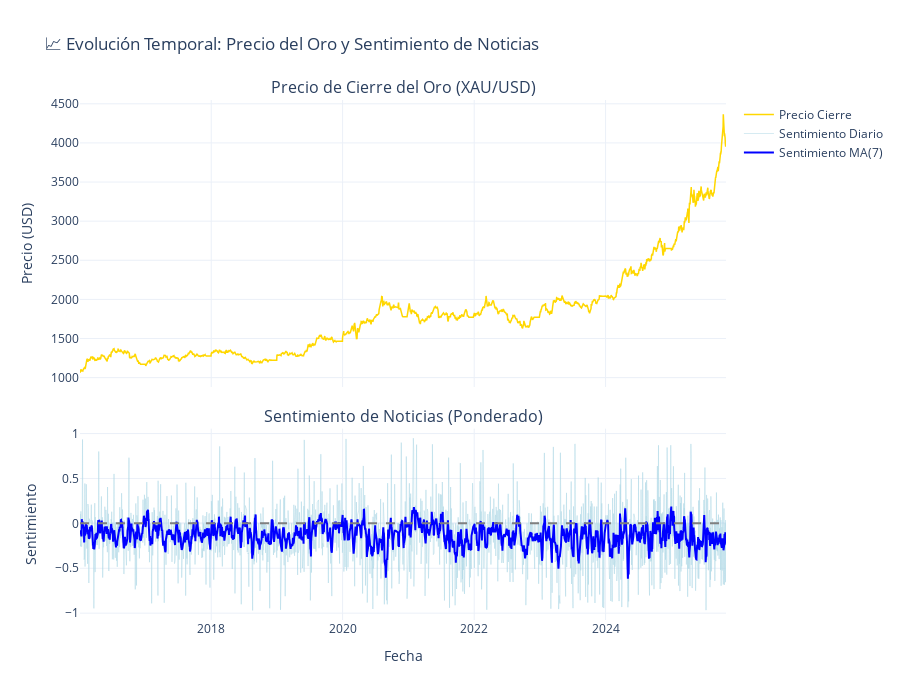

Here is the notebook cell this chart was saved with:
### Markdown cell above
---

## 5️⃣ Visualización Temporal: Precios vs Sentimientos

### Code cell
# Gráfico de doble eje: Precio de cierre y sentimiento
fig = make_subplots(
    rows=2, cols=1,
    shared_xaxes=True,
    vertical_spacing=0.08,
    subplot_titles=('Precio de Cierre del Oro (XAU/USD)', 'Sentimiento de Noticias (Ponderado)'),
    row_heights=[0.6, 0.4]
)

# Subplot 1: Precio de cierre
fig.add_trace(go.Scatter(
    x=df_merged.index,
    y=df_merged['Close'],
    mode='lines',
    name='Precio Cierre',
    line=dict(color='gold', width=1.5)
), row=1, col=1)

# Subplot 2: Sentimiento
fig.add_trace(go.Scatter(
    x=df_merged.index,
    y=df_merged['sentiment'],
    mode='lines',
    name='Sentimiento Diario',
    line=dict(color='lightblue', width=1),
    opacity=0.5
), row=2, col=1)

fig.add_trace(go.Scatter(
    x=df_merged.index,
    y=df_merged['sentiment_ma7'],
    mode='lines',
    name='Sentimiento MA(7)',
    line=dict(color='blue', width=2)
), row=2, col=1)

# Línea de referencia en sentimiento 0
fig.add_hline(y=0, line_dash="dash", line_color="gray", row=2, col=1)

fig.update_xaxes(title_text="Fecha", row=2, col=1)
fig.update_yaxes(title_text="Precio (USD)", row=1, col=1)
fig.update_yaxes(title_text="Sentimiento", row=2, col=1)

fig.update_layout(
    title_text="📈 Evolución Temporal: Precio del Oro y Sentimiento de Noticias",
    height=700,
    template='plotly_white',
    hovermode='x unified',
    showlegend=True
)

fig.show()

### Figure 1 — Plotly figure (JSON) as saved in the notebook; plotly's stock layout.template omitted (floating-point values rounded to 4 significant figures; data arrays with more than 128 entries replaced by an {"elided": "..."} marker saying what was removed)
{"data": [{"line": {"color": "gold", "width": 1.5}, "mode": "lines", "name": "Precio Cierre", "type": "scatter", "x": {"elided": "2273 str values"}, "xaxis": "x", "y": {"elided": "2273 float values"}, "yaxis": "y"}, {"line": {"color": "lightblue", "width": 1}, "mode": "lines", "name": "Sentimiento Diario", "opacity": 0.5, "type": "scatter", "x": {"elided": "2273 str values"}, "xaxis": "x2", "y": {"elided": "2273 float values"}, "yaxis": "y2"}, {"line": {"color": "blue", "width": 2}, "mode": "lines", "name": "Sentimiento MA(7)", "type": "scatter", "x": {"elided": "2273 str values"}, "xaxis": "x2", "y": {"elided": "2273 float values"}, "yaxis": "y2"}], "layout": {"annotations": [{"font": {"size": 16}, "showarrow": false, "text": "Precio de Cierre del Oro (XAU/USD)", "x": 0.5, "xanchor": "center", "xref": "paper", "y": 1, "yanchor": "bottom", "yref": "paper"}, {"font": {"size": 16}, "showarrow": false, "text": "Sentimiento de Noticias (Ponderado)", "x": 0.5, "xanchor": "center", "xref": "paper", "y": 0.368, "yanchor": "bottom", "yref": "paper"}], "height": 700, "hovermode": "x unified", "shapes": [{"line": {"color": "gray", "dash": "dash"}, "type": "line", "x0": 0, "x1": 1, "xref": "x2 domain", "y0": 0, "y1": 0, "yref": "y2"}], "showlegend": true, "title": {"text": "📈 Evolución Temporal: Precio del Oro y Sentimiento de Noticias"}, "xaxis": {"anchor": "y", "domain": [0, 1], "matches": "x2", "showticklabels": false}, "xaxis2": {"anchor": "y2", "domain": [0, 1], "title": {"text": "Fecha"}}, "yaxis": {"anchor": "x", "domain": [0.448, 1], "title": {"text": "Precio (USD)"}}, "yaxis2": {"anchor": "x2", "domain": [0, 0.368], "title": {"text": "Sentimiento"}}}}
